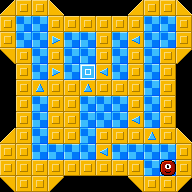

Below is a game level as drawn by its tile map, then a one-line description and the .tmx file that defines it, in full:
An orthogonal 12x12 tile map with 16x16 px tiles, 3 tile layers (floor, walls, items).

<map version="1.10" tiledversion="1.11.0" orientation="orthogonal" renderorder="left-up" width="12" height="12" tilewidth="16" tileheight="16" infinite="0" nextlayerid="4" nextobjectid="1">
 <editorsettings>
  <export format="defold" />
 </editorsettings>
 <properties>
  <property name="moves" type="int" value="6" />
  <property name="name" value="CUBE" />
 </properties>
 <tileset firstgid="1" source="tiles.tsx" />
 <layer id="1" name="floor" width="12" height="12">
  <data encoding="csv">
0,0,0,0,0,0,0,0,0,0,0,0,
0,52,52,0,0,0,0,0,0,52,52,0,
0,52,52,52,52,52,0,52,52,52,52,0,
0,0,52,0,52,52,0,52,0,52,0,0,
0,0,52,52,52,52,52,52,0,52,0,0,
0,0,52,0,0,52,52,0,0,52,0,0,
0,0,52,0,0,52,52,52,0,52,0,0,
0,0,52,0,0,52,52,52,52,52,0,0,
0,0,52,0,0,52,0,0,0,52,0,0,
0,0,52,52,52,52,52,52,52,52,52,0,
0,0,0,0,0,0,0,0,0,52,52,0,
0,0,0,0,0,0,0,0,0,0,0,0
</data>
 </layer>
 <layer id="2" name="walls" width="12" height="12">
  <data encoding="csv">
53,51,51,54,0,0,0,0,53,51,51,54,
51,0,0,51,51,51,51,51,51,0,0,51,
51,0,0,0,0,0,51,0,0,0,0,51,
55,51,0,51,0,0,51,0,51,0,51,56,
0,51,0,0,0,0,0,0,51,0,51,0,
0,51,0,51,51,0,51,51,51,0,51,0,
0,51,0,51,51,0,0,0,51,0,51,0,
0,51,0,51,51,0,0,0,0,0,51,0,
53,51,0,51,51,0,51,51,51,0,51,54,
51,51,0,0,0,0,0,0,0,0,0,51,
51,51,51,51,51,51,51,51,51,0,0,51,
55,51,51,56,0,0,0,0,55,51,51,56
</data>
 </layer>
 <layer id="3" name="items" width="12" height="12">
  <data encoding="csv">
0,0,0,0,0,0,0,0,0,0,0,0,
0,0,0,0,0,0,0,0,0,0,0,0,
0,0,0,4,0,0,0,0,3,0,0,0,
0,0,0,0,0,0,0,0,0,0,0,0,
0,0,0,4,0,1,3,0,0,0,0,0,
0,0,5,0,0,5,0,0,0,0,0,0,
0,0,0,0,0,0,0,0,0,0,0,0,
0,0,0,0,0,0,0,0,3,0,0,0,
0,0,0,0,0,0,0,0,0,5,0,0,
0,0,0,0,0,0,3,0,0,0,0,0,
0,0,0,0,0,0,0,0,0,0,2,0,
0,0,0,0,0,0,0,0,0,0,0,0
</data>
 </layer>
</map>
